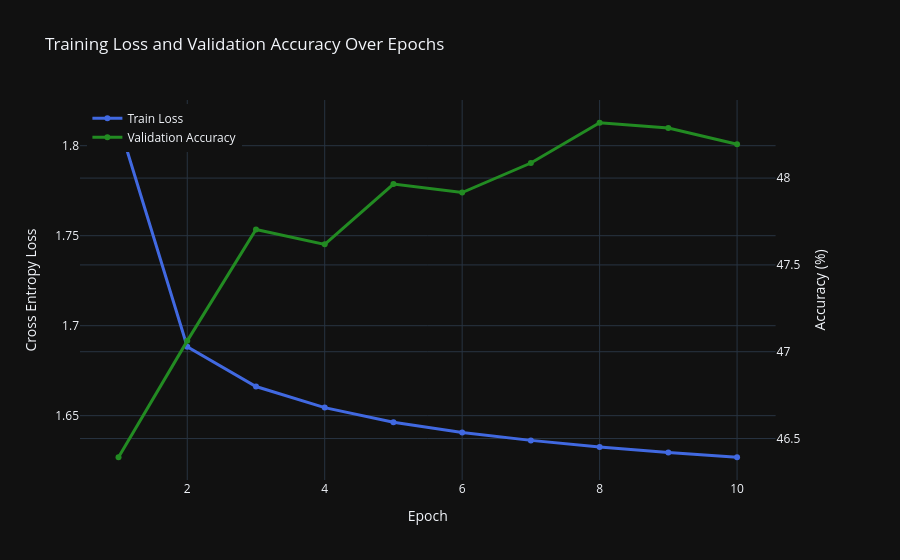

Notebook code for this chart:
### Markdown cell above
## 1. Machine Learning Metrics (Loss, Perplexity, Accuracy)

### Code cell
# Plot Train Loss and Dev Accuracy
fig = make_subplots(specs=[[{"secondary_y": True}]])

fig.add_trace(
    go.Scatter(x=df['epoch'], y=df['train_loss'], name="Train Loss", mode="lines+markers", line=dict(color="royalblue", width=3)),
    secondary_y=False,
)

fig.add_trace(
    go.Scatter(x=df['epoch'], y=df['val_acc'] * 100, name="Validation Accuracy", mode="lines+markers", line=dict(color="forestgreen", width=3)),
    secondary_y=True,
)

fig.update_layout(
    title_text="Training Loss and Validation Accuracy Over Epochs",
    xaxis_title="Epoch",
    template="plotly_dark",
    legend=dict(x=0.01, y=0.99)
)

fig.update_yaxes(title_text="Cross Entropy Loss", secondary_y=False)
fig.update_yaxes(title_text="Accuracy (%)", secondary_y=True)

fig.show()

### Figure 1 — Plotly figure (JSON) as saved in the notebook; plotly's stock layout.template omitted (floating-point values rounded to 4 significant figures)
{"data": [{"line": {"color": "royalblue", "width": 3}, "mode": "lines+markers", "name": "Train Loss", "type": "scatter", "x": [1, 2, 3, 4, 5, 6, 7, 8, 9, 10], "xaxis": "x", "y": [1.813, 1.688, 1.666, 1.654, 1.646, 1.641, 1.636, 1.633, 1.63, 1.627], "yaxis": "y"}, {"line": {"color": "forestgreen", "width": 3}, "mode": "lines+markers", "name": "Validation Accuracy", "type": "scatter", "x": [1, 2, 3, 4, 5, 6, 7, 8, 9, 10], "xaxis": "x", "y": [46.39, 47.06, 47.7, 47.62, 47.97, 47.92, 48.09, 48.32, 48.29, 48.19], "yaxis": "y2"}], "layout": {"legend": {"x": 0.01, "y": 0.99}, "title": {"text": "Training Loss and Validation Accuracy Over Epochs"}, "xaxis": {"anchor": "y", "domain": [0, 0.94], "title": {"text": "Epoch"}}, "yaxis": {"anchor": "x", "domain": [0, 1], "title": {"text": "Cross Entropy Loss"}}, "yaxis2": {"anchor": "x", "overlaying": "y", "side": "right", "title": {"text": "Accuracy (%)"}}}}
